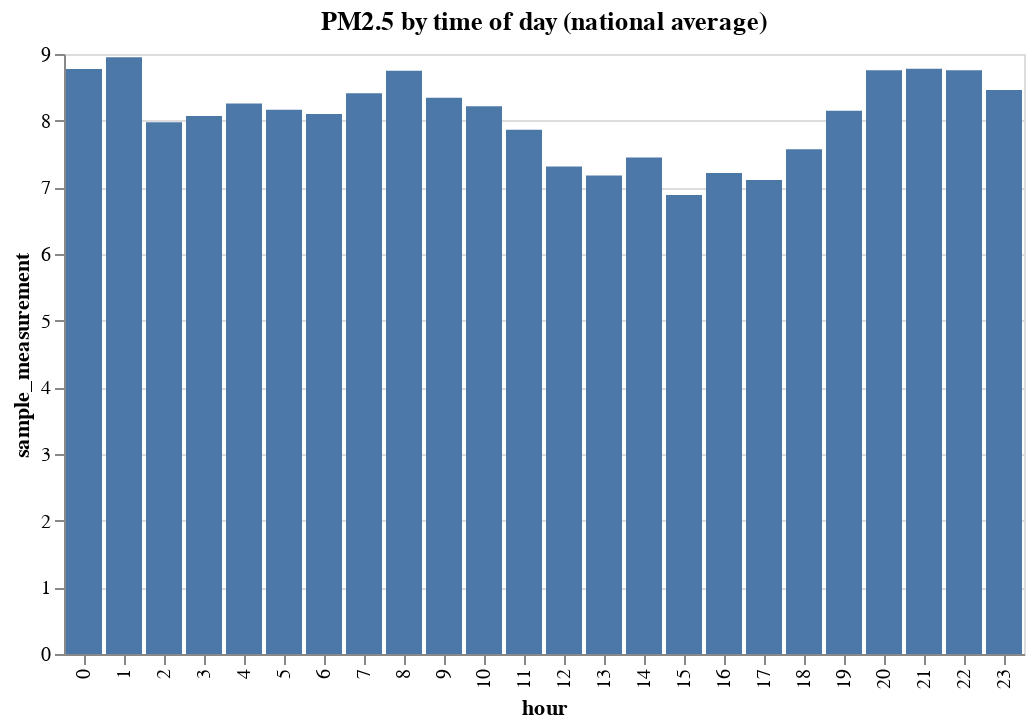

The code cell stored with this chart in its notebook:
### Code cell
alt.Chart(us_avg_pm2_by_hour).mark_bar().encode(
    x=alt.X("hour:N"),
    y="sample_measurement:Q"
).properties(
    title="PM2.5 by time of day (national average)"
)

### Figure 1 — Vega-Lite specification as saved in the notebook (floating-point values rounded to 4 significant figures)
{"config": {"view": {"continuousWidth": 300, "continuousHeight": 300}}, "data": {"name": "data-075ef7a7b3c24cce23289268a5f50e9b"}, "mark": {"type": "bar"}, "encoding": {"x": {"field": "hour", "type": "nominal"}, "y": {"field": "sample_measurement", "type": "quantitative"}}, "title": "PM2.5 by time of day (national average)", "$schema": "https://vega.github.io/schema/vega-lite/v5.17.0.json", "datasets": {"data-075ef7a7b3c24cce23289268a5f50e9b": [{"hour": 0, "sample_measurement": 8.775}, {"hour": 1, "sample_measurement": 8.949}, {"hour": 2, "sample_measurement": 7.975}, {"hour": 3, "sample_measurement": 8.069}, {"hour": 4, "sample_measurement": 8.258}, {"hour": 5, "sample_measurement": 8.165}, {"hour": 6, "sample_measurement": 8.1}, {"hour": 7, "sample_measurement": 8.41}, {"hour": 8, "sample_measurement": 8.75}, {"hour": 9, "sample_measurement": 8.344}, {"hour": 10, "sample_measurement": 8.215}, {"hour": 11, "sample_measurement": 7.864}, {"hour": 12, "sample_measurement": 7.313}, {"hour": 13, "sample_measurement": 7.177}, {"hour": 14, "sample_measurement": 7.447}, {"hour": 15, "sample_measurement": 6.885}, {"hour": 16, "sample_measurement": 7.215}, {"hour": 17, "sample_measurement": 7.111}, {"hour": 18, "sample_measurement": 7.57}, {"hour": 19, "sample_measurement": 8.151}, {"hour": 20, "sample_measurement": 8.756}, {"hour": 21, "sample_measurement": 8.778}, {"hour": 22, "sample_measurement": 8.756}, {"hour": 23, "sample_measurement": 8.46}]}}
